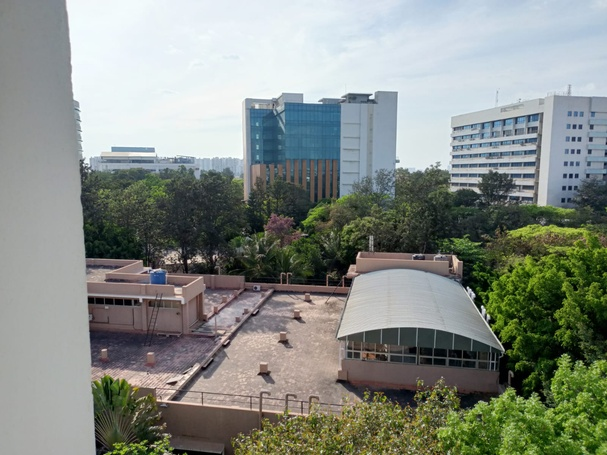
#> input picture Part-2/panorama1.jpeg, 607 x 455 px, shrunk from 1600 x 1200 before the run
$ jupyter execute main_image_stitch.ipynb
#> lines starting #> are read from the running program, lines starting #| are printed output that depends on the picture; after the words box and inside, x2 and y2 are one past the last pixel; in counts of white or black regions, pixels touching at a corner belong together
# Import required libraries
# OpenCV for image processing, NumPy for numerical operations, and Matplotlib for visualization.

[cell 1]
import cv2
import numpy as np
import matplotlib.pyplot as plt

# Load the two images to be stitched together.
# Ensure the images are present in the working directory.

[cell 2]
image1_path = "panorama1.jpeg"
image2_path = "panorama2.jpeg"

image1 = cv2.imread(image1_path)
#> image1 is the input picture: shape (455, 607, 3); mean B, G, R 132.8, 139.9, 133.8
image2 = cv2.imread(image2_path)
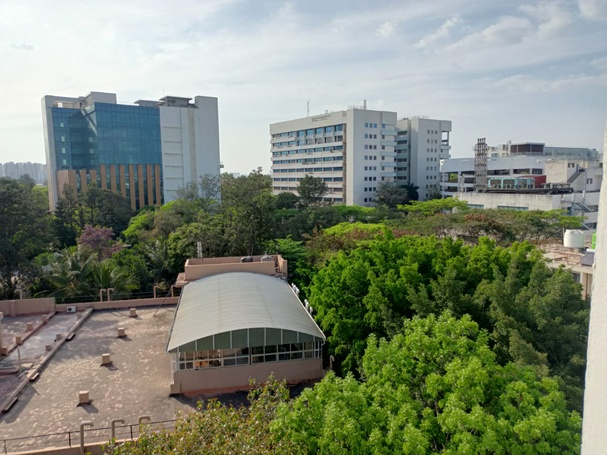
#> input picture Part-2/panorama2.jpeg, 607 x 455 px, shrunk from 1600 x 1200 before the run
#> image2 is the input picture: shape (455, 607, 3); mean B, G, R 118.2, 135.3, 127

# Convert images to grayscale for feature detection.

[cell 3]
gray1 = cv2.cvtColor(image1, cv2.COLOR_BGR2GRAY)
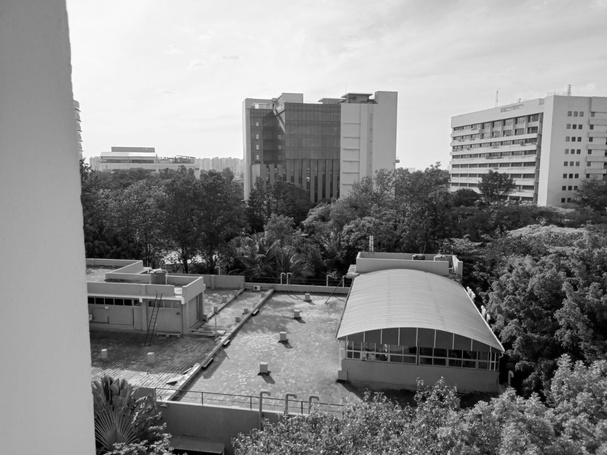
#> gray1: shape (455, 607); min 0, max 255, mean 137.3
gray2 = cv2.cvtColor(image2, cv2.COLOR_BGR2GRAY)
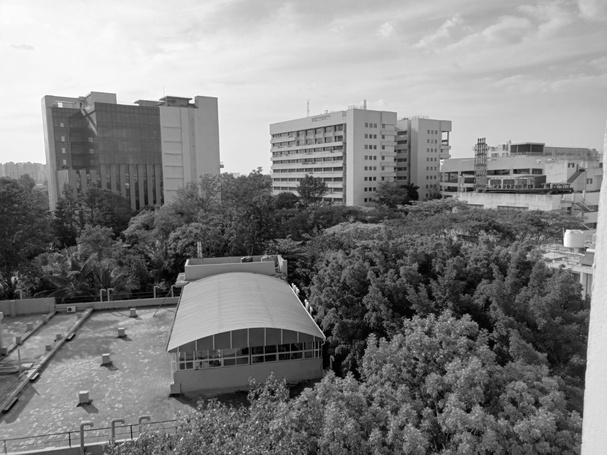
#> gray2: shape (455, 607); min 0, max 255, mean 130.9

# Use ORB (Oriented FAST and Rotated BRIEF) to detect keypoints and compute descriptors.
# Keypoints help in finding common points between two images.

[cell 4]
orb = cv2.ORB_create()
keypoints1, descriptors1 = orb.detectAndCompute(gray1, None)
#> keypoints1 = 500 keypoints; strongest (x, y, size): (188, 260, 31), (466, 289, 31), (467, 287, 31), (482, 306, 31)
keypoints2, descriptors2 = orb.detectAndCompute(gray2, None)
#> keypoints2 = 500 keypoints; strongest (x, y, size): (305, 300, 31), (192, 102, 31), (291, 286, 31), (190, 99, 31)

# Draw keypoints detected on both images and display them.

[cell 5]
image1_kp = cv2.drawKeypoints(image1, keypoints1, None, color=(0, 255, 0), flags=0)
image2_kp = cv2.drawKeypoints(image2, keypoints2, None, color=(0, 255, 0), flags=0)

plt.figure(figsize=(12, 6))
plt.subplot(1, 2, 1)
plt.imshow(cv2.cvtColor(image1_kp, cv2.COLOR_BGR2RGB))
plt.title("Keypoints in Image 1")
plt.axis("off")

plt.subplot(1, 2, 2)
plt.imshow(cv2.cvtColor(image2_kp, cv2.COLOR_BGR2RGB))
plt.title("Keypoints in Image 2")
plt.axis("off")
plt.show()
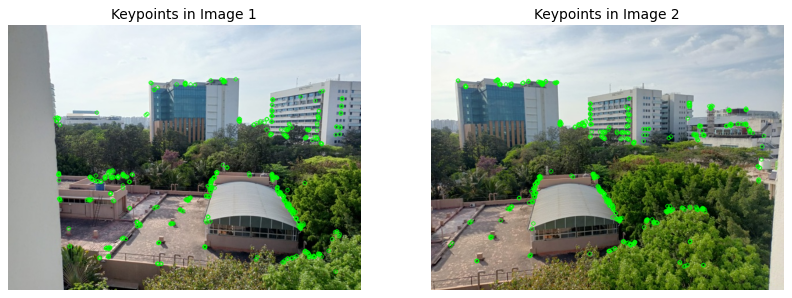
#> figure drawn by matplotlib, 2 panels

# Use BFMatcher to find matches between descriptors of both images.
# Sort matches based on distance (lower distance means better match).

[cell 6]
bf = cv2.BFMatcher(cv2.NORM_HAMMING, crossCheck=True)
matches = bf.match(descriptors1, descriptors2)
#> matches = 236 matches
matches = sorted(matches, key=lambda x: x.distance)

# Draw the first 50 matches between the images to verify feature matching.

[cell 7]
match_img = cv2.drawMatches(image1, keypoints1, image2, keypoints2, matches[:50], None, flags=cv2.DrawMatchesFlags_NOT_DRAW_SINGLE_POINTS)
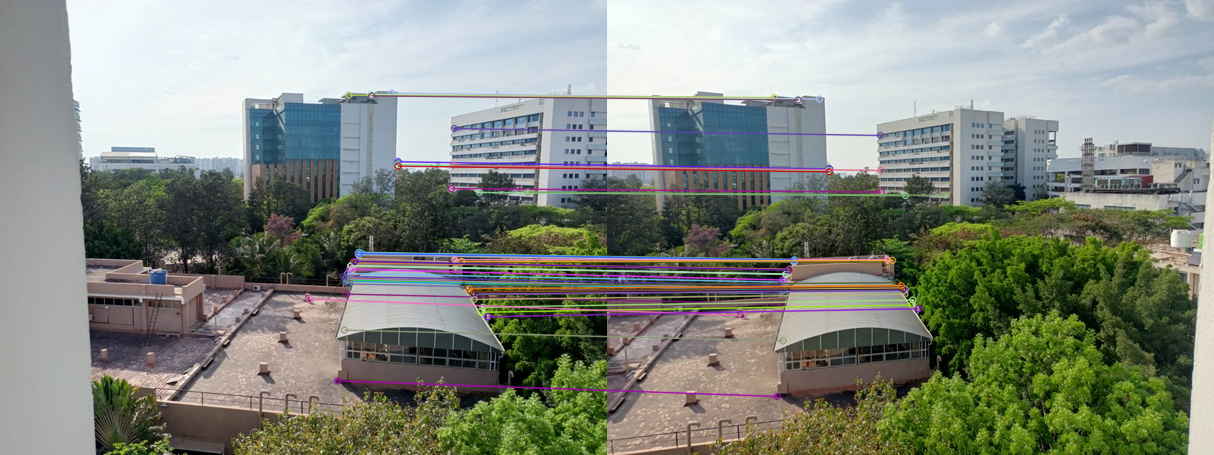
#> match_img: shape (455, 1214, 3); mean B, G, R 127.4, 137.9, 132.3

plt.figure(figsize=(12, 6))
plt.imshow(cv2.cvtColor(match_img, cv2.COLOR_BGR2RGB))
plt.title("Feature Matches Between Images")
plt.axis("off")
plt.show()

# Extract matched keypoint locations and compute the Homography matrix.
# Homography helps in aligning one image onto another.

[cell 8]
points1 = np.float32([keypoints1[m.queryIdx].pt for m in matches]).reshape(-1, 1, 2)
#> points1 = 236 rows, first 8: [347.6, 279.5], [357.7, 252.3], [345.9, 293.6], [397.7, 161.2], [397.1, 164.2], [453, 165], [471.7, 292], [358.3, 254.4]
points2 = np.float32([keypoints2[m.trainIdx].pt for m in matches]).reshape(-1, 1, 2)
#> points2 = 236 rows, first 8: [175.6, 290.2], [186.6, 259.2], [174.2, 303.6], [222.2, 168.4], [221, 170.2], [274, 170], [296.6, 288], [186.3, 261.6]

H, mask = cv2.findHomography(points2, points1, cv2.RANSAC, 5.0)
#> H = [[0.564, -0.0335, 215.3], [-0.118, 0.853, 19.84], [-0.000733, 2.43e-05, 1]]; mask = 236 values, max 1 at index 0, min 0 at index 161, mean 0.856

# Use the homography matrix to warp the second image onto the first.

[cell 9]
height1, width1 = image1.shape[:2]
#> height1 = 455; width1 = 607
height2, width2 = image2.shape[:2]
#> height2 = 455; width2 = 607

warped_image2 = cv2.warpPerspective(image2, H, (width1 + width2, height1))
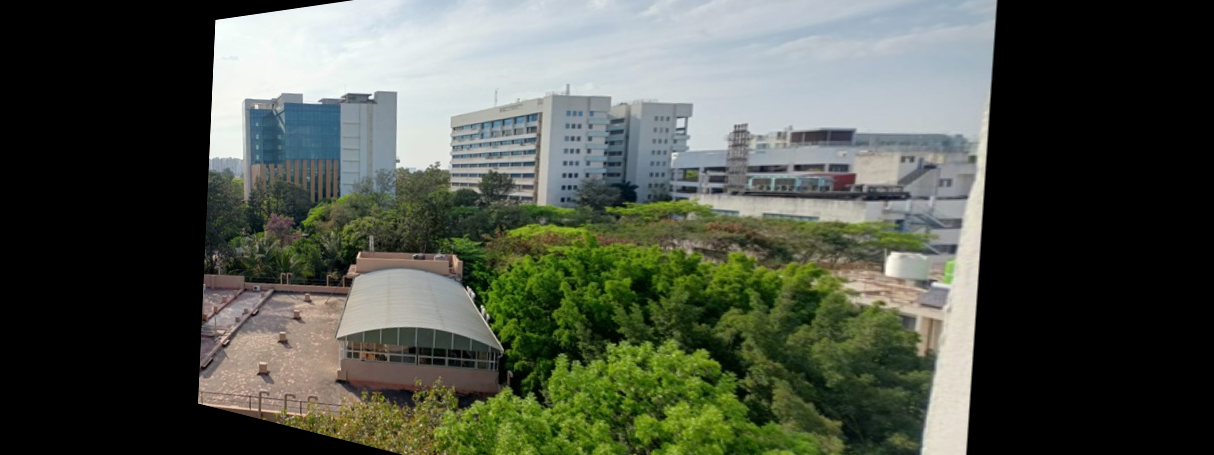
#> warped_image2: shape (455, 1214, 3); mean B, G, R 72.9, 83.7, 78.2
warped_image2[0:height1, 0:width1] = image1
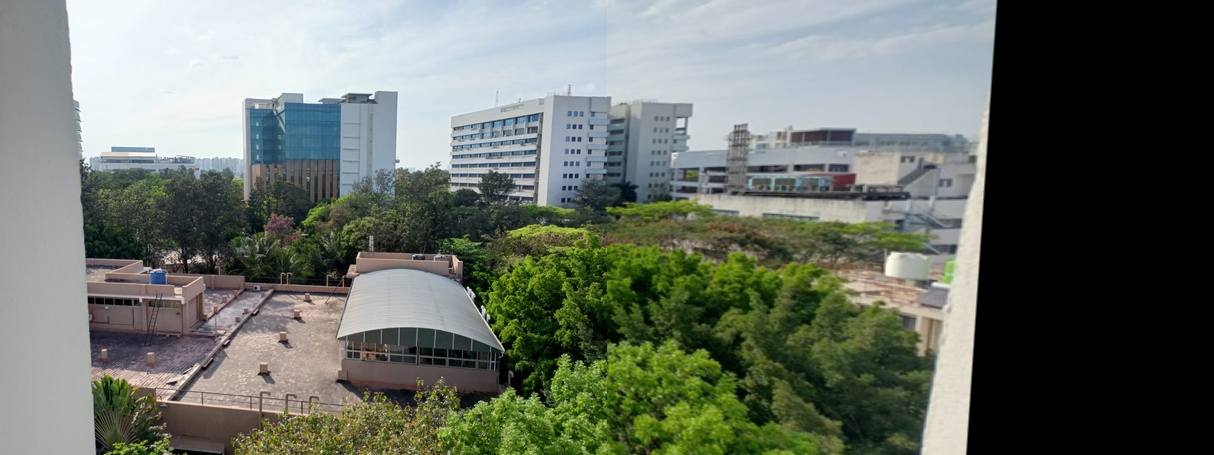
#> warped_image2: shape (455, 1214, 3); mean B, G, R 102.1, 111.3, 104.9

# Convert the warped image to grayscale and remove black regions.
# This ensures the final panorama is cropped properly.

[cell 10]
gray_warped = cv2.cvtColor(warped_image2, cv2.COLOR_BGR2GRAY)
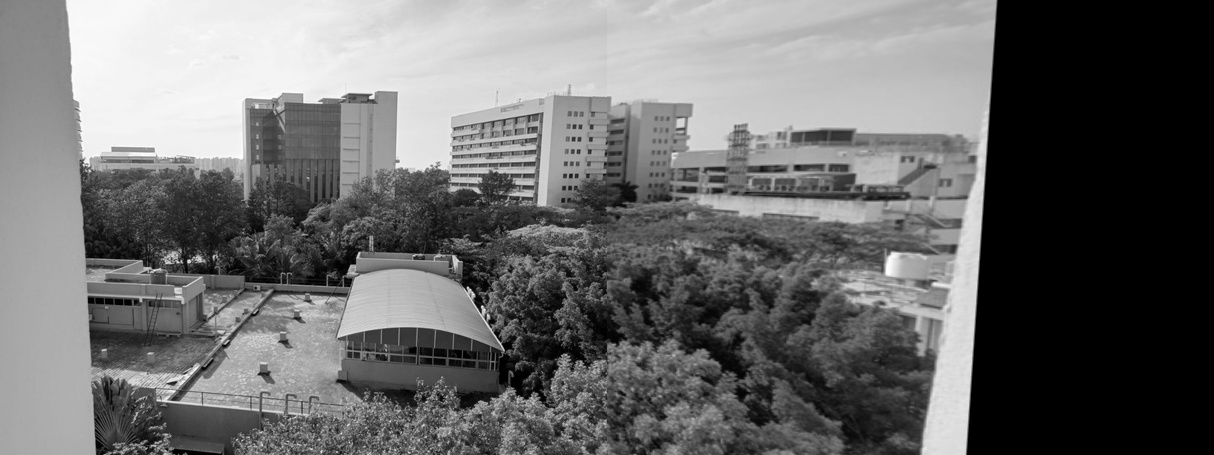
#> gray_warped: shape (455, 1214); min 0, max 255, mean 108.4
_, mask = cv2.threshold(gray_warped, 1, 255, cv2.THRESH_BINARY)
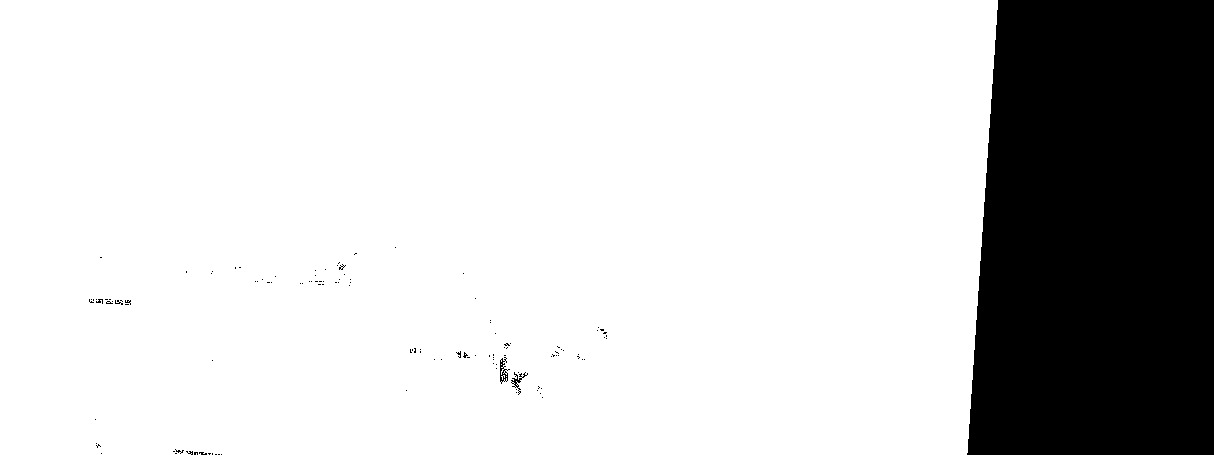
#> mask: shape (455, 1214); 80.8% white; 124 black regions (121 under 20 px), largest, box (x1, y1, x2, y2) and area: (967, 0, 1214, 455) 105198, (500, 357, 510, 384) 111, (511, 372, 528, 395) 96

x, y, w, h = cv2.boundingRect(mask)
#> x = 0; y = 0; w = 998; h = 455
stitched_cropped = warped_image2[y:y+h, x:x+w]
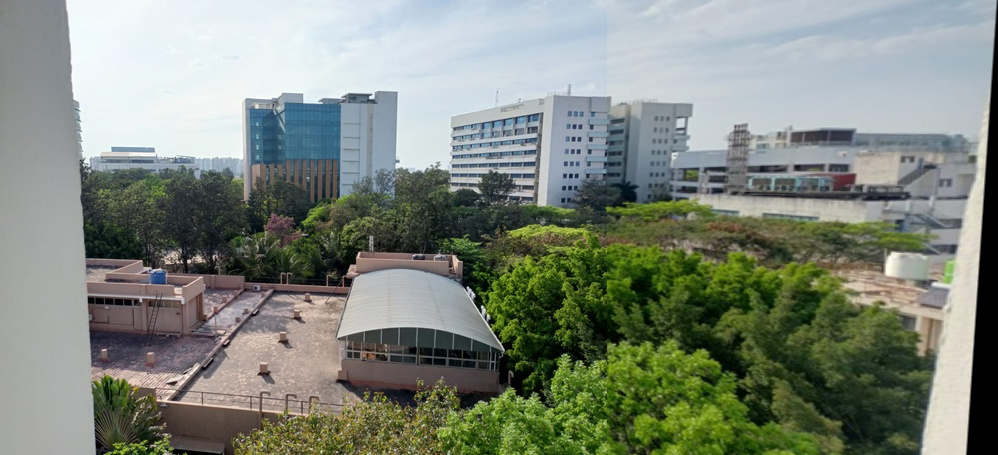
#> stitched_cropped: shape (455, 998, 3); mean B, G, R 124.2, 135.4, 127.7

# Save the final stitched panorama image

[cell 11]
plt.figure(figsize=(12, 6))
plt.imshow(cv2.cvtColor(stitched_cropped, cv2.COLOR_BGR2RGB))
plt.title("Final Stitched Panorama")
plt.axis("off")
plt.show()
output_path = "stitched_panorama.jpeg"
cv2.imwrite(output_path, stitched_cropped)
#> Out = True
